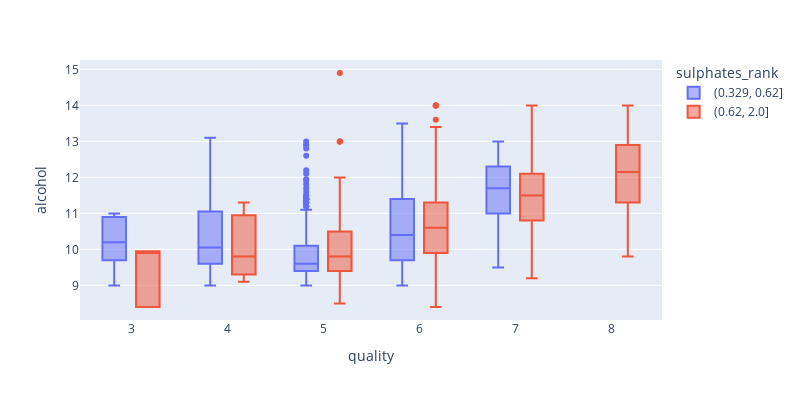

The notebook cell this image was saved under:
### Code cell
fig = px.box(df, x="quality", y="alcohol", color="sulphates_rank",width=800, height=400)
fig.update_traces(quartilemethod="exclusive") # or "inclusive", or "linear" by default
fig.show()

### Figure 1 — Plotly figure (JSON) as saved in the notebook; plotly's stock layout.template omitted (floating-point values rounded to 4 significant figures; data arrays with more than 128 entries replaced by an {"elided": "..."} marker saying what was removed)
{"data": [{"alignmentgroup": "True", "hovertemplate": "sulphates_rank=(0.329, 0.62]<br>quality=%{x}<br>alcohol=%{y}<extra></extra>", "legendgroup": "(0.329, 0.62]", "marker": {"color": "#636efa"}, "name": "(0.329, 0.62]", "notched": false, "offsetgroup": "(0.329, 0.62]", "orientation": "v", "quartilemethod": "exclusive", "showlegend": true, "type": "box", "x": {"elided": "829 int values"}, "x0": " ", "xaxis": "x", "y": {"elided": "829 float values"}, "y0": " ", "yaxis": "y"}, {"alignmentgroup": "True", "hovertemplate": "sulphates_rank=(0.62, 2.0]<br>quality=%{x}<br>alcohol=%{y}<extra></extra>", "legendgroup": "(0.62, 2.0]", "marker": {"color": "#EF553B"}, "name": "(0.62, 2.0]", "notched": false, "offsetgroup": "(0.62, 2.0]", "orientation": "v", "quartilemethod": "exclusive", "showlegend": true, "type": "box", "x": {"elided": "770 int values"}, "x0": " ", "xaxis": "x", "y": {"elided": "770 float values"}, "y0": " ", "yaxis": "y"}], "layout": {"boxmode": "group", "height": 400, "legend": {"title": {"text": "sulphates_rank"}, "tracegroupgap": 0}, "margin": {"t": 60}, "width": 800, "xaxis": {"anchor": "y", "domain": [0, 1], "title": {"text": "quality"}}, "yaxis": {"anchor": "x", "domain": [0, 1], "title": {"text": "alcohol"}}}}
